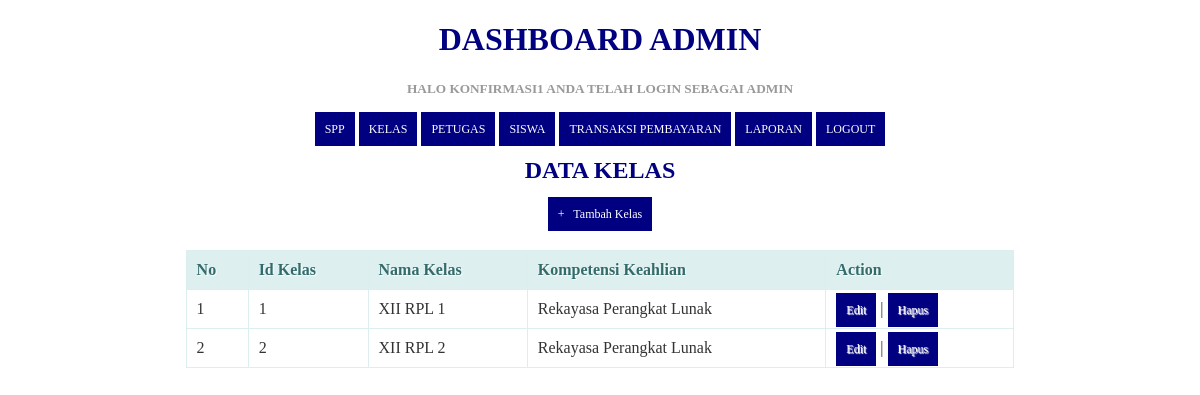
Page /kelas.php (signed in) on the committed database.
### tables this page shows
CREATE TABLE `kelas` (
  `id_kelas` int(11) NOT NULL,
  `nama_kelas` varchar(10) NOT NULL,
  `kompetensi_keahlian` varchar(50) NOT NULL
);

### kelas.php (the view, shortened to what this page needs)
<!DOCTYPE html>
<html>
  <head>
  </head>
<body>
	<?php
  include ('header.php');
?>
    <center><h2>Data Kelas</h2><center>
    <center><a href="tambah_kelas.php">+ &nbsp; Tambah Kelas</a><center>
    <br/>
    <table>
      <thead>
        <tr>
          <th>No</th>
          <th>Id Kelas</th>
          <th>Nama Kelas</th>
          <th>Kompetensi Keahlian</th>
          <th>Action</th>
        </tr>
    </thead>
    <tbody>
      <?php
      $query = "SELECT * FROM kelas ORDER BY id_kelas ASC";
      $result = mysqli_query($koneksi, $query);
      $no = 1;
      while($row = mysqli_fetch_assoc($result))
      {
      ?>
       <tr>
          <td><?php echo $no; ?></td>
          <td><?php echo $row['id_kelas'] ?></td>
          <td><?php echo $row['nama_kelas'] ?></td>
          <td><?php echo $row['kompetensi_keahlian'] ?></td>
          <td>
              <a href="edit_kelas.php?id=<?php echo $row['id_kelas']; ?>">Edit</a> |
              <a href="proses_hapuskelas.php?id=<?php echo $row['id_kelas']; ?>" onClick="return confirm('Anda yakin akan menghapus data ini?')">Hapus</a>
          </td>
      </tr>
      <?php
        $no++;
      }
      ?>
    </tbody>
    </table>
</body>
</html>

### kelas.php (style rules this page uses)
* { font-family: "Trebuchet MS"; }
h2 { text-transform: uppercase; color: navy; }
table { border: solid 1px #DDEEEE; border-collapse: collapse; border-spacing: 0; width: 70%; margin: 10px auto 10px auto; }
table thead th { background-color: #DDEFEF; border: solid 1px #DDEEEE; color: #336B6B; padding: 10px; text-align: left; text-shadow: 1px 1px 1px #fff; text-decoration: none; }
table tbody td { border: solid 1px #DDEEEE; color: #333; padding: 10px; text-shadow: 1px 1px 1px #fff; }
a { background-color: navy; color: #fff; padding: 10px; text-decoration: none; font-size: 12px; }

### header.php (style rules this page uses)
* { font-family: "Trebuchet MS"; }
table { border: solid 1px #DDEEEE; border-collapse: collapse; border-spacing: 0; width: 70%; margin: 10px auto 10px auto; }
table thead th { background-color: #DDEFEF; border: solid 1px #DDEEEE; color: #336B6B; padding: 10px; text-align: left; text-shadow: 1px 1px 1px #fff; text-decoration: none; }
table tbody td { border: solid 1px #DDEEEE; color: #333; padding: 10px; text-shadow: 1px 1px 1px #fff; }
a { background-color: navy; color: #fff; padding: 10px; text-decoration: none; font-size: 12px; }

### rows in the picture
kelas: id_kelas "1", nama_kelas "XII RPL 1", kompetensi_keahlian "Rekayasa Perangkat Lunak"
kelas: id_kelas "2", nama_kelas "XII RPL 2", kompetensi_keahlian "Rekayasa Perangkat Lunak"

### other values in the picture
$_SESSION['username'] "KONFIRMASI1"
$_SESSION['level'] "ADMIN"
